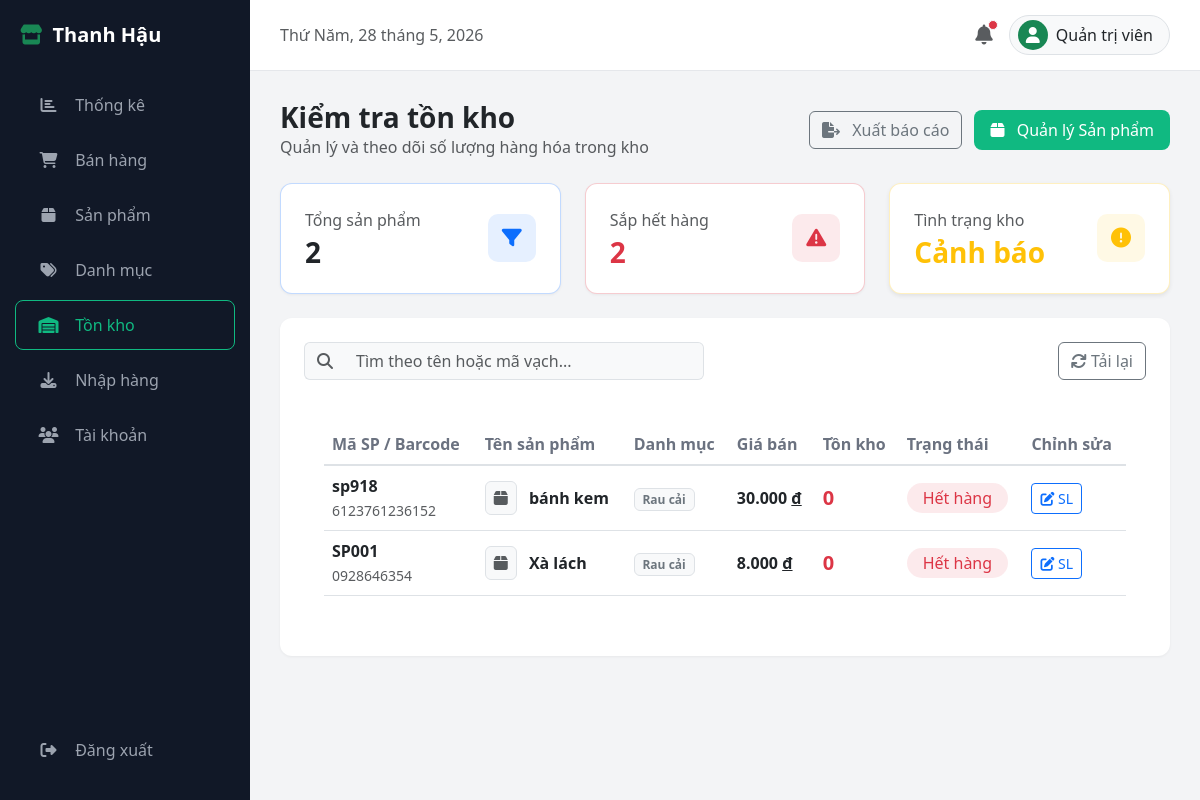
The page /inventory.php (signed in) on the database its author committed.
### tables this page shows
CREATE TABLE `san_pham` (
  `id` int(11) NOT NULL,
  `id_danh_muc` int(11) NOT NULL,
  `ma_vach` varchar(50) NOT NULL,
  `ma_sku` varchar(20) NOT NULL,
  `ten_san_pham` varchar(255) NOT NULL,
  `don_vi_tinh` varchar(20) NOT NULL,
  `gia_nhap` decimal(15,2) NOT NULL,
  `gia_ban` decimal(15,2) NOT NULL,
  `ton_toi_thieu` int(11) DEFAULT 5,
  `han_su_dung` date DEFAULT NULL,
  `hinh_anh` varchar(255) DEFAULT NULL
);

CREATE TABLE `danh_muc` (
  `id` int(11) NOT NULL,
  `ma_danh_muc` varchar(20) NOT NULL,
  `ten_danh_muc` varchar(100) NOT NULL,
  `trang_thai` tinyint(4) DEFAULT 1
);

### inventory.php (the view, shortened to what this page needs)
<?php
include 'connect.php';
$search = $_GET['search'] ?? '';
$where = "";
$total_sp = $conn->query("SELECT COUNT(*) as c FROM san_pham")->fetch_assoc()['c'];
$sql_tonkho = "
    SELECT sp.id, sp.ma_vach, sp.ma_sku, sp.ten_san_pham, sp.gia_ban, sp.ton_toi_thieu, dm.ten_danh_muc,
    IFNULL((SELECT SUM(so_luong) FROM ton_kho tk WHERE tk.id_san_pham = sp.id), 0) as ton_kho
    FROM san_pham sp
    LEFT JOIN danh_muc dm ON sp.id_danh_muc = dm.id
    $where ORDER BY sp.id DESC
";
$result = $conn->query($sql_tonkho);
$sap_het = 0;
$products = [];
while ($row = $result->fetch_assoc()) {
    if ($row['ton_kho'] <= $row['ton_toi_thieu']) {
        $sap_het++;
    }
    $products[] = $row;
}
$tinh_trang = ($sap_het / max($total_sp, 1) > 0.5) ? 'Cảnh báo' : 'Tốt';
include 'includes/header.php';
?>
<div class="d-flex justify-content-between align-items-center mb-4">
    <div>
        <h3 class="fw-bold mb-0">Kiểm tra tồn kho</h3>
        <p class="text-muted mb-0">Quản lý và theo dõi số lượng hàng hóa trong kho</p>
    </div>
    <div>
        <button class="btn btn-outline-secondary me-2"><i class="fas fa-file-export me-2"></i> Xuất báo cáo</button>
        <a href="products.php" class="btn btn-custom"><i class="fas fa-box me-2"></i> Quản lý Sản phẩm</a>
    </div>
</div>
<div class="row mb-4">
    <div class="col-md-4">
        <div class="card p-4 h-100 d-flex flex-row align-items-center justify-content-between border border-primary border-opacity-25">
            <div>
                <p class="text-muted mb-1">Tổng sản phẩm</p>
                <h3 class="fw-bold mb-0"><?= $total_sp ?></h3>
            </div>
            <div class="stat-icon bg-primary bg-opacity-10 text-primary">
                <i class="fas fa-filter"></i>
            </div>
        </div>
    </div>
    <div class="col-md-4">
        <div class="card p-4 h-100 d-flex flex-row align-items-center justify-content-between border <?= $sap_het > 0 ? 'border-danger' : 'border-success' ?> border-opacity-25">
            <div>
                <p class="text-muted mb-1">Sắp hết hàng</p>
                <h3 class="fw-bold mb-0 <?= $sap_het > 0 ? 'text-danger' : 'text-success' ?>"><?= $sap_het ?></h3>
            </div>
            <div class="stat-icon <?= $sap_het > 0 ? 'bg-danger text-danger' : 'bg-success text-success' ?> bg-opacity-10">
                <i class="fas fa-exclamation-triangle"></i>
            </div>
        </div>
    </div>
    <div class="col-md-4">
        <div class="card p-4 h-100 d-flex flex-row align-items-center justify-content-between border <?= $tinh_trang == 'Tốt' ? 'border-success' : 'border-warning' ?> border-opacity-25 shadow-sm">
            <div>
                <p class="text-muted mb-1">Tình trạng kho</p>
                <h3 class="fw-bold mb-0 <?= $tinh_trang == 'Tốt' ? 'text-success' : 'text-warning' ?>"><?= $tinh_trang ?></h3>
            </div>
            <div class="stat-icon <?= $tinh_trang == 'Tốt' ? 'bg-success text-success' : 'bg-warning text-warning' ?> bg-opacity-10">
                <i class="fas <?= $tinh_trang == 'Tốt' ? 'fa-check-circle' : 'fa-exclamation-circle' ?>"></i>
            </div>
        </div>
    </div>
</div>
<div class="card p-4">
    <div class="d-flex justify-content-between align-items-center mb-4">
        <form action="" method="GET" class="input-group" style="width: 400px;">
            <button type="submit" class="input-group-text bg-light border-end-0"><i class="fas fa-search text-muted"></i></button>
            <input type="text" name="search" class="form-control border-start-0 bg-light" value="<?= htmlspecialchars($search) ?>" placeholder="Tìm theo tên hoặc mã vạch...">
        </form>
        <div>
           <a href="inventory.php" class="btn btn-outline-secondary"><i class="fas fa-sync"></i> Tải lại</a>
        </div>
    </div>
    <div class="table-responsive">
        <table class="table table-hover">
            <thead>
                <tr>
                    <th>Mã SP / Barcode</th>
                    <th>Tên sản phẩm</th>
                    <th>Danh mục</th>
                    <th>Giá bán</th>
                    <th>Tồn kho</th>
                    <th>Trạng thái</th>
                    <th>Chỉnh sửa</th>
                </tr>
            </thead>
            <tbody>
                <?php foreach ($products as $row): ?>
                <tr>
                    <td>
                        <div class="fw-bold"><?= $row['ma_sku'] ?></div>
                        <small class="text-muted"><?= $row['ma_vach'] ?></small>
                    </td>
                    <td>
                        <i class="fas fa-box text-muted me-2 border rounded p-2" style="background:#f8f9fa;"></i>
                        <span class="fw-bold"><?= $row['ten_san_pham'] ?></span>
                    </td>
                    <td><span class="badge bg-light text-secondary border"><?= $row['ten_danh_muc'] ?? 'Không rõ' ?></span></td>
                    <td class="fw-bold"><?= number_format($row['gia_ban'], 0, ',', '.') ?> <span class="text-decoration-underline">đ</span></td>
                    <td class="fw-bold fs-5 <?= $row['ton_kho'] <= $row['ton_toi_thieu'] ? 'text-danger' : 'text-success' ?>">
                        <?= $row['ton_kho'] ?>
                    </td>
                    <td>
                        <?php if ($row['ton_kho'] <= 0): ?>
                            <span class="badge-inactive bg-danger bg-opacity-10 text-danger px-3 py-1 rounded-pill">Hết hàng</span>
                        <?php elseif ($row['ton_kho'] <= $row['ton_toi_thieu']): ?>
                            <span class="badge bg-warning bg-opacity-25 text-warning px-3 py-1 rounded-pill">Cảnh báo</span>
                        <?php else: ?>
                            <span class="badge-active">Bình thường</span>
                        <?php endif; ?>
                    </td>
                    <td>
                        <button class="btn btn-sm btn-outline-primary" onclick="adjustStock(<?= $row['id'] ?>, '<?= htmlspecialchars($row['ten_san_pham'], ENT_QUOTES) ?>', <?= $row['ton_kho'] ?>)">
                            <i class="fas fa-edit"></i> SL
                        </button>
                    </td>
                </tr>
                <?php endforeach; ?>
            </tbody>
        </table>
    </div>
</div>
<?php include 'includes/footer.php'; ?>

### assets/css/style.css (style rules this page uses)
body { background-color: #f3f4f6; font-family: 'Segoe UI', Tahoma, Geneva, Verdana, sans-serif; }
.card { border: none; border-radius: 12px; box-shadow: 0 1px 3px rgba(0,0,0,0.05); }
.stat-icon { width: 48px; height: 48px; border-radius: 10px; display: flex; align-items: center; justify-content: center; font-size: 1.25rem; }
.btn-custom { background-color: #10b981; color: white; border: none; border-radius: 8px; padding: 8px 16px; }
.table-responsive { background: white; border-radius: 12px; padding: 20px; }
.table th { font-weight: 600; color: #6b7280; border-bottom-width: 2px; }
.table td { vertical-align: middle; }
.badge-inactive { background-color: #fee2e2; color: #991b1b; padding: 5px 10px; border-radius: 20px; font-weight: 500; }

### rows shown on the page
san_pham: ma_sku "sp918", ma_vach "6123761236152", ten_san_pham "bánh kem", id_danh_muc.ten_danh_muc "Rau cải", gia_ban "30.000", ton_kho "0"
san_pham: ma_sku "SP001", ma_vach "0928646354", ten_san_pham "Xà lách", id_danh_muc.ten_danh_muc "Rau cải", gia_ban "8.000", ton_kho "0"

### other values the page prints
$_SESSION['ho_ten'] "Quản trị viên"
$total_sp "2"
$sap_het "2"
$tinh_trang "Cảnh báo"
